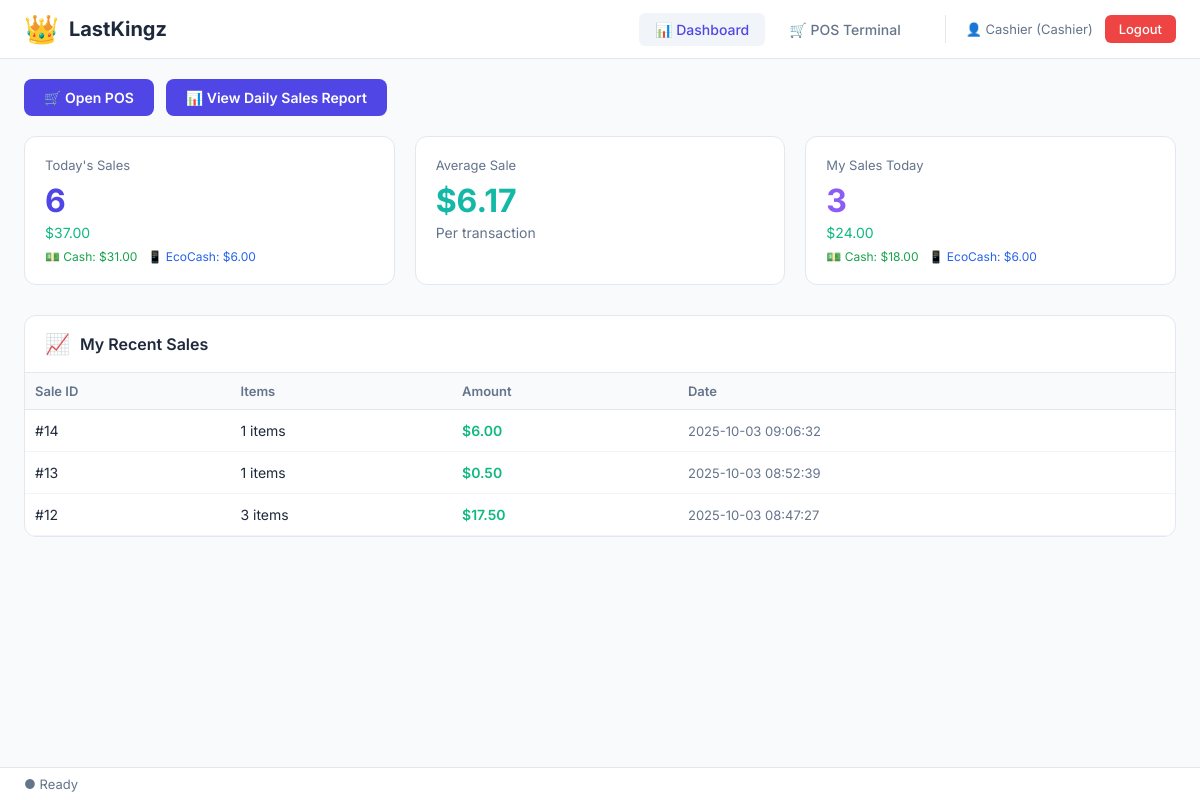
Page /cashier/dashboard (signed in) on the committed database.
### tables this page shows
CREATE TABLE sales (
                id INTEGER PRIMARY KEY AUTOINCREMENT,
                total_amount REAL NOT NULL,
                cash_received REAL NOT NULL,
                change_given REAL NOT NULL,
                sale_date TIMESTAMP DEFAULT CURRENT_TIMESTAMP
            , cashier_id INTEGER, payment_method TEXT DEFAULT "cash");

### app.py (the view)
@app.route('/cashier/dashboard')
@login_required
def cashier_dashboard():
    conn = db.get_connection()
    cursor = conn.cursor()
    today = datetime.now().date()
    cursor.execute("""
        SELECT COUNT(*), COALESCE(SUM(total_amount), 0)
        FROM sales
        WHERE DATE(sale_date) = ?
    """, (today,))
    today_count, today_total = cursor.fetchone()
    cursor.execute("""
        SELECT
            COALESCE(SUM(CASE WHEN payment_method = 'cash' THEN total_amount ELSE 0 END), 0) as cash_total,
            COALESCE(SUM(CASE WHEN payment_method = 'ecocash' THEN total_amount ELSE 0 END), 0) as ecocash_total
        FROM sales
        WHERE DATE(sale_date) = ?
    """, (today,))
    cash_total, ecocash_total = cursor.fetchone()
    cursor.execute("""
        SELECT COUNT(*), COALESCE(SUM(total_amount), 0)
        FROM sales
        WHERE DATE(sale_date) = ? AND cashier_id = ?
    """, (today, session.get('user_id')))
    my_count, my_total = cursor.fetchone()
    cursor.execute("""
        SELECT
            COALESCE(SUM(CASE WHEN payment_method = 'cash' THEN total_amount ELSE 0 END), 0) as cash_total,
            COALESCE(SUM(CASE WHEN payment_method = 'ecocash' THEN total_amount ELSE 0 END), 0) as ecocash_total
        FROM sales
        WHERE DATE(sale_date) = ? AND cashier_id = ?
    """, (today, session.get('user_id')))
    my_cash_total, my_ecocash_total = cursor.fetchone()
    avg_sale = today_total / today_count if today_count > 0 else 0
    cursor.execute("""
        SELECT s.id, s.total_amount, s.sale_date, COUNT(si.id) as item_count
        FROM sales s
        LEFT JOIN sale_items si ON s.id = si.sale_id
        WHERE DATE(s.sale_date) = ? AND s.cashier_id = ?
        GROUP BY s.id
        ORDER BY s.sale_date DESC
        LIMIT 10
    """, (today, session.get('user_id')))
    recent_sales = cursor.fetchall()
    conn.close()
    stats = {
        'today_sales': today_count,
        'today_revenue': today_total,
        'cash_total': cash_total,
        'ecocash_total': ecocash_total,
        'my_sales': my_count,
        'my_revenue': my_total,
        'my_cash_total': my_cash_total,
        'my_ecocash_total': my_ecocash_total,
        'avg_sale': avg_sale,
        'recent_sales': recent_sales
    }
    return render_template('cashier/dashboard.html', stats=stats, user=session)

### app.py (called while the page is built)
def login_required(f):
    @wraps(f)
    def decorated_function(*args, **kwargs):
        if 'user_id' not in session:
            return redirect(url_for('login'))
        return f(*args, **kwargs)
    return decorated_function

### database.py (called while the page is built)
    def get_connection(self):
        return sqlite3.connect(self.db_name)

### templates/cashier/dashboard.html (shortened to what this page needs)
{% extends "base.html" %}
{% block content %}
<div style="display: flex; gap: 12px; margin-bottom: 20px;">
    <button class="btn btn-primary" onclick="location.href='{{ url_for('cashier_pos') }}'">🛒 Open POS</button>
    <button class="btn btn-primary" onclick="showDailySalesReport()">📊 View Daily Sales Report</button>
</div>
<div style="display: grid; grid-template-columns: repeat(auto-fit, minmax(250px, 1fr)); gap: 20px; margin-bottom: 30px;">
    <div class="card">
        <div class="card-body">
            <div style="color: #64748b; font-size: 13px; margin-bottom: 8px;">Today's Sales</div>
            <div style="font-size: 32px; font-weight: 700; color: #4f46e5;">{{ stats.today_sales }}</div>
            <div style="color: #10b981; font-size: 14px; margin-top: 4px;">${{ "%.2f"|format(stats.today_revenue) }}</div>
            <div style="display: flex; gap: 10px; margin-top: 8px; font-size: 12px;">
                <div style="color: #16a34a;">💵 Cash: ${{ "%.2f"|format(stats.cash_total) }}</div>
                <div style="color: #2563eb;">📱 EcoCash: ${{ "%.2f"|format(stats.ecocash_total) }}</div>
            </div>
        </div>
    </div>
    <div class="card">
        <div class="card-body">
            <div style="color: #64748b; font-size: 13px; margin-bottom: 8px;">Average Sale</div>
            <div style="font-size: 32px; font-weight: 700; color: #14b8a6;">${{ "%.2f"|format(stats.avg_sale) }}</div>
            <div style="color: #64748b; font-size: 14px; margin-top: 4px;">Per transaction</div>
        </div>
    </div>
    <div class="card">
        <div class="card-body">
            <div style="color: #64748b; font-size: 13px; margin-bottom: 8px;">My Sales Today</div>
            <div style="font-size: 32px; font-weight: 700; color: #8b5cf6;">{{ stats.my_sales }}</div>
            <div style="color: #10b981; font-size: 14px; margin-top: 4px;">${{ "%.2f"|format(stats.my_revenue) }}</div>
            <div style="display: flex; gap: 10px; margin-top: 8px; font-size: 12px;">
                <div style="color: #16a34a;">💵 Cash: ${{ "%.2f"|format(stats.my_cash_total) }}</div>
                <div style="color: #2563eb;">📱 EcoCash: ${{ "%.2f"|format(stats.my_ecocash_total) }}</div>
            </div>
        </div>
    </div>
</div>
<div style="display: grid; grid-template-columns: 1fr; gap: 20px;">
    <div class="card">
        <div class="card-header">
            <span class="card-icon">📈</span>
            <h2 class="card-title">My Recent Sales</h2>
        </div>
        <div class="card-body" style="padding: 0;">
            <table class="cart-table">
                <thead>
                    <tr>
                        <th>Sale ID</th>
                        <th>Items</th>
                        <th>Amount</th>
                        <th>Date</th>
                    </tr>
                </thead>
                <tbody>
                    {% if stats.recent_sales %}
                        {% for sale in stats.recent_sales %}
                        <tr>
                            <td>#{{ sale[0] }}</td>
                            <td>{{ sale[3] }} items</td>
                            <td style="color: #10b981; font-weight: 600;">${{ "%.2f"|format(sale[1]) }}</td>
                            <td style="font-size: 13px; color: #64748b;">{{ sale[2] }}</td>
                        </tr>
                        {% endfor %}
                    {% else %}
                        <tr>
                            <td colspan="4" style="text-align: center; color: #64748b; padding: 20px;">No sales yet today</td>
                        </tr>
                    {% endif %}
                </tbody>
            </table>
        </div>
    </div>
</div>
{% endblock %}

### static/css/style.css (style rules this page uses)
* { margin: 0; padding: 0; box-sizing: border-box; }
body { font-family: 'Inter', -apple-system, BlinkMacSystemFont, sans-serif; background: #f8fafc; color: #1e293b; }
.card { background: white; border-radius: 12px; border: 1px solid #e2e8f0; overflow: hidden; }
.card-header { padding: 16px 20px; border-bottom: 1px solid #e2e8f0; display: flex; align-items: center; gap: 10px; }
.card-icon { font-size: 20px; }
.card-title { font-size: 16px; font-weight: 600; color: #1e293b; }
.card-body { padding: 20px; }
.btn { padding: 10px 20px; border-radius: 8px; border: none; font-size: 14px; font-weight: 600; cursor: pointer; transition: all 0.2s; font-family: 'Inter', sans-serif; }
.btn-primary { background: #4f46e5; color: white; }
.cart-table { width: 100%; border-collapse: collapse; }
.cart-table th { background: #f8fafc; padding: 10px; text-align: left; font-size: 13px; font-weight: 600; color: #64748b; border-bottom: 1px solid #e2e8f0; }
.cart-table td { padding: 12px 10px; border-bottom: 1px solid #f1f5f9; font-size: 14px; }

### rows in the picture
sales: id "14", sale "1", total_amount "6.00", sale_date "2025-10-03 09:06:32"
sales: id "13", sale "1", total_amount "0.50", sale_date "2025-10-03 08:52:39"
sales: id "12", sale "3", total_amount "17.50", sale_date "2025-10-03 08:47:27"

### other values in the picture
{{ user.full_name }} "Cashier"
{{ user.role|title }} "Cashier"
{{ stats.today_sales }} "6"
{{ "%.2f"|format(stats.today_revenue) }} "37.00"
{{ "%.2f"|format(stats.cash_total) }} "31.00"
{{ "%.2f"|format(stats.ecocash_total) }} "6.00"
{{ "%.2f"|format(stats.avg_sale) }} "6.17"
{{ stats.my_sales }} "3"
{{ "%.2f"|format(stats.my_revenue) }} "24.00"
{{ "%.2f"|format(stats.my_cash_total) }} "18.00"
{{ "%.2f"|format(stats.my_ecocash_total) }} "6.00"
